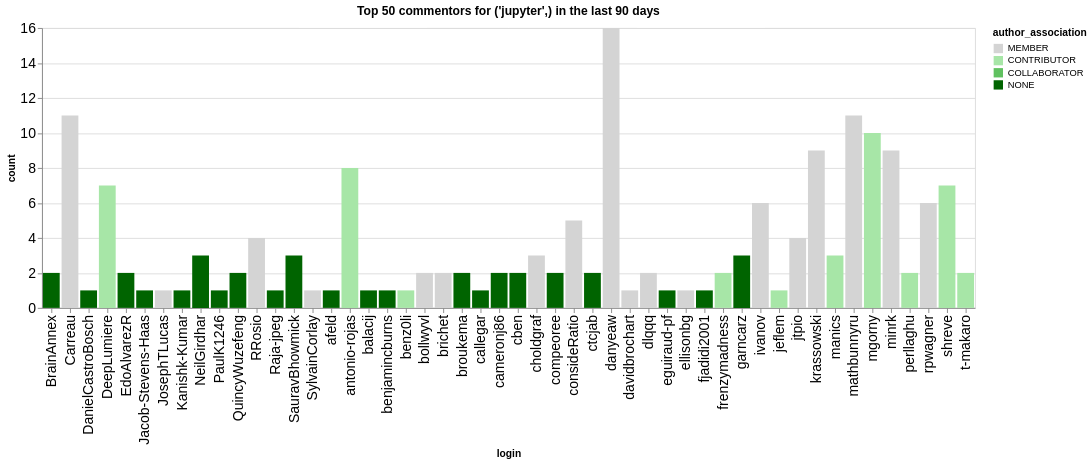

Notebook code cell kept with this figure:
### Code cell
n_plot = 50
charts = []
for ii, (iorg, idata) in enumerate(commentors.groupby(['org'])):
    title = f"Top {n_plot} commentors for {iorg} in the last {n_days} days"
    idata = idata.groupby('login', as_index=False).agg({'count': 'sum', 'author_association': 'first'})
    idata = idata.sort_values('count', ascending=False).head(n_plot)
    ch = alt.Chart(data=idata.head(n_plot), title=title).mark_bar().encode(
        x='login',
        y='count',
        color=alt.Color('author_association', scale=alt.Scale(domain=author_types, range=author_colors))
    )
    charts.append(ch)
alt.hconcat(*charts)

### Figure 1 — Vega-Lite specification as saved in the notebook (floating-point values rounded to 4 significant figures)
{"config": {"axisLeft": {"labelFontSize": 15}, "axisBottom": {"labelFontSize": 15}}, "hconcat": [{"mark": {"type": "bar"}, "encoding": {"color": {"field": "author_association", "scale": {"domain": ["MEMBER", "CONTRIBUTOR", "COLLABORATOR", "NONE"], "range": ["rgb(211.82745098039214, 211.82745098039214, 211.82745098039214)", "rgb(166.98562091503268, 229.89803921568628, 166.98562091503268)", "rgb(96.37647058823529, 192.75294117647059, 96.37647058823529)", "rgb(0.0, 100.3921568627451, 0.0)"]}, "type": "nominal"}, "x": {"field": "login", "type": "nominal"}, "y": {"field": "count", "type": "quantitative"}}, "title": "Top 50 commentors for ('jupyter',) in the last 90 days"}], "data": {"name": "data-1654db8ee7a6cfbccb88b4ac90870220"}, "$schema": "https://vega.github.io/schema/vega-lite/v5.20.1.json", "datasets": {"data-1654db8ee7a6cfbccb88b4ac90870220": [{"login": "danyeaw", "count": 16, "author_association": "MEMBER"}, {"login": "Carreau", "count": 11, "author_association": "MEMBER"}, {"login": "mathbunnyru", "count": 11, "author_association": "MEMBER"}, {"login": "mgorny", "count": 10, "author_association": "CONTRIBUTOR"}, {"login": "minrk", "count": 9, "author_association": "MEMBER"}, {"login": "krassowski", "count": 9, "author_association": "MEMBER"}, {"login": "antonio-rojas", "count": 8, "author_association": "CONTRIBUTOR"}, {"login": "DeepLumiere", "count": 7, "author_association": "CONTRIBUTOR"}, {"login": "shreve", "count": 7, "author_association": "CONTRIBUTOR"}, {"login": "rpwagner", "count": 6, "author_association": "MEMBER"}, {"login": "ivanov", "count": 6, "author_association": "MEMBER"}, {"login": "consideRatio", "count": 5, "author_association": "MEMBER"}, {"login": "jtpio", "count": 4, "author_association": "MEMBER"}, {"login": "RRosio", "count": 4, "author_association": "MEMBER"}, {"login": "garncarz", "count": 3, "author_association": "NONE"}, {"login": "choldgraf", "count": 3, "author_association": "MEMBER"}, {"login": "SauravBhowmick", "count": 3, "author_association": "NONE"}, {"login": "manics", "count": 3, "author_association": "CONTRIBUTOR"}, {"login": "NeilGirdhar", "count": 3, "author_association": "NONE"}, {"login": "BrainAnnex", "count": 2, "author_association": "NONE"}, {"login": "brichet", "count": 2, "author_association": "MEMBER"}, {"login": "broukema", "count": 2, "author_association": "NONE"}, {"login": "dlqqq", "count": 2, "author_association": "MEMBER"}, {"login": "frenzymadness", "count": 2, "author_association": "CONTRIBUTOR"}, {"login": "t-makaro", "count": 2, "author_association": "CONTRIBUTOR"}, {"login": "perllaghu", "count": 2, "author_association": "CONTRIBUTOR"}, {"login": "cameronj86", "count": 2, "author_association": "NONE"}, {"login": "EdoAlvarezR", "count": 2, "author_association": "NONE"}, {"login": "bollwyvl", "count": 2, "author_association": "MEMBER"}, {"login": "QuincyWuzefeng", "count": 2, "author_association": "NONE"}, {"login": "compeoree", "count": 2, "author_association": "NONE"}, {"login": "cben", "count": 2, "author_association": "NONE"}, {"login": "ctcjab", "count": 2, "author_association": "NONE"}, {"login": "DanielCastroBosch", "count": 1, "author_association": "NONE"}, {"login": "benz0li", "count": 1, "author_association": "CONTRIBUTOR"}, {"login": "benjamincburns", "count": 1, "author_association": "NONE"}, {"login": "fjadidi2001", "count": 1, "author_association": "NONE"}, {"login": "ellisonbg", "count": 1, "author_association": "MEMBER"}, {"login": "eguiraud-pf", "count": 1, "author_association": "NONE"}, {"login": "davidbrochart", "count": 1, "author_association": "MEMBER"}, {"login": "callegar", "count": 1, "author_association": "NONE"}, {"login": "balacij", "count": 1, "author_association": "NONE"}, {"login": "Kanishk-Kumar", "count": 1, "author_association": "NONE"}, {"login": "JosephTLucas", "count": 1, "author_association": "MEMBER"}, {"login": "PaulK1246", "count": 1, "author_association": "NONE"}, {"login": "Jacob-Stevens-Haas", "count": 1, "author_association": "NONE"}, {"login": "SylvainCorlay", "count": 1, "author_association": "MEMBER"}, {"login": "Raja-jpeg", "count": 1, "author_association": "NONE"}, {"login": "afeld", "count": 1, "author_association": "NONE"}, {"login": "jeflem", "count": 1, "author_association": "CONTRIBUTOR"}]}}
